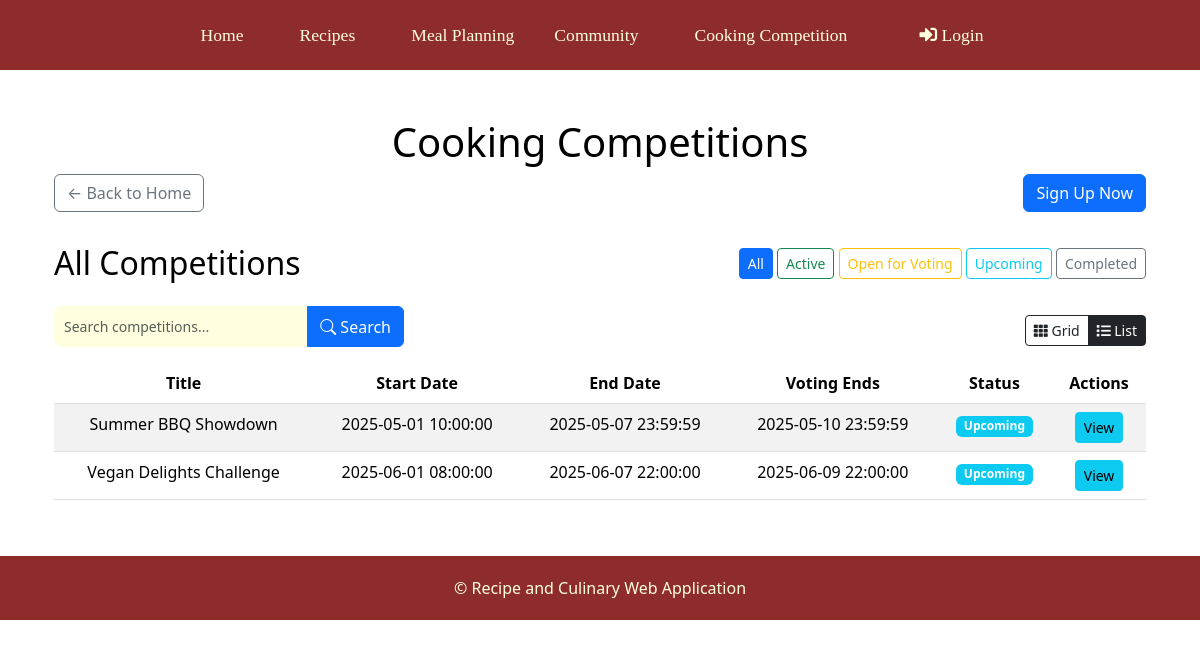
Page /cooking_competition?page=competitions&view=list on the earlier database version.
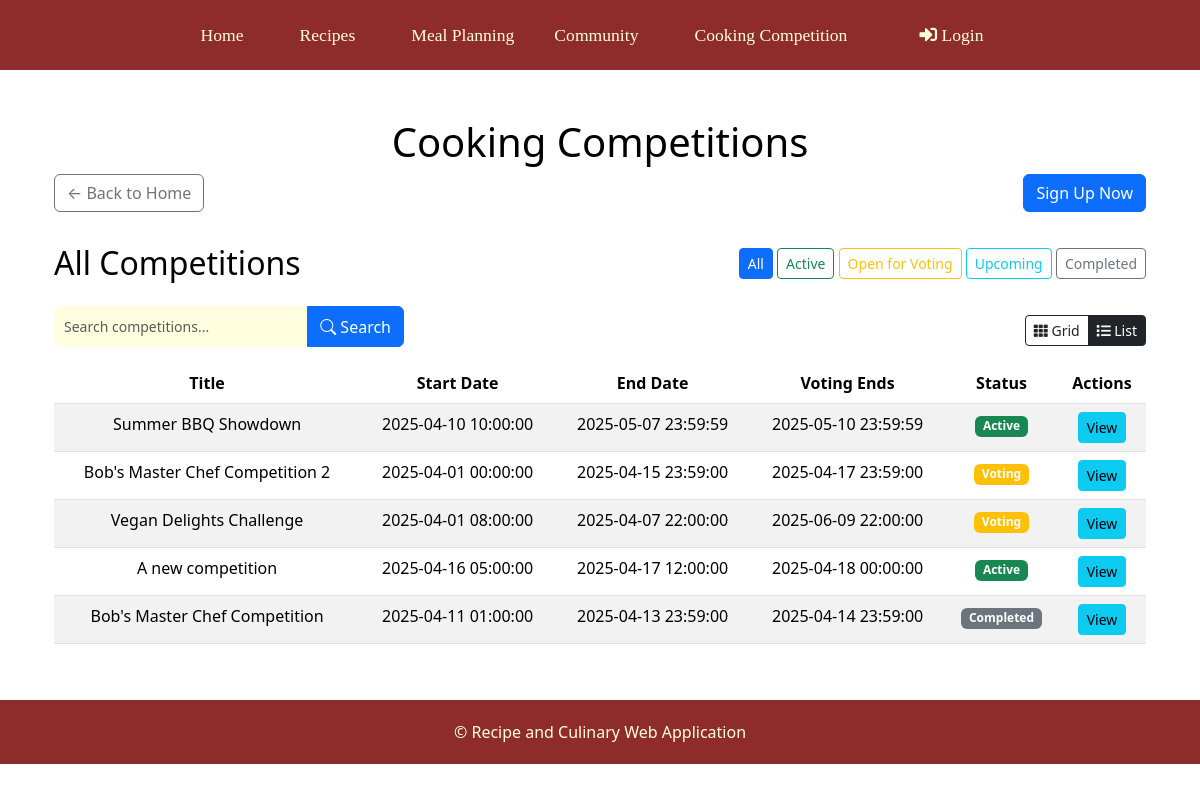
Same page on the later database version.
### tables this page shows
CREATE TABLE `competitions` (
  `id` int(11) NOT NULL,
  `title` text NOT NULL,
  `description` text NOT NULL,
  `image` text DEFAULT NULL,
  `start_date` datetime NOT NULL,
  `end_date` datetime NOT NULL,
  `voting_end_date` datetime NOT NULL,
  `status` enum('upcoming','active','voting','completed') DEFAULT 'upcoming',
  `created_by` int(11) NOT NULL,
  `created_at` timestamp NOT NULL DEFAULT current_timestamp()
);

### cooking_competition/models/Competition.php (called while the page is built, shortened)
<?php
class Competition {
    private $conn;
    private $table = 'competitions';
    public function __construct($db) {
        $this->conn = $db;
    }
    public function get_all($limit = null) {
        $query = "SELECT c.*,
                  (SELECT COUNT(*) FROM competition_recipes WHERE competition_id = c.id) as recipe_count
                  FROM {$this->table} c
                  ORDER BY
                  CASE
                    WHEN c.status = 'active' THEN 1
                    WHEN c.status = 'voting' THEN 2
                    ELSE 3
                  END,
                  c.created_at ASC";
        if ($limit) {
            $query .= " LIMIT ?";
            $stmt = $this->conn->prepare($query);
            $stmt->bind_param('i', $limit);
        } else {
            $stmt = $this->conn->prepare($query);
        }
        $stmt->execute();
        $result = $stmt->get_result();
        $competitions = [];
        while ($row = $result->fetch_assoc()) {
            $competitions[] = $row;
        }
        return $competitions;
    }
}
?>

### cooking_competition/views/competitions/list.php (the view, shortened to what this page needs)
<div class="table-responsive">
    <table class="table table-striped">
        <thead>
            <tr>
                <th>Title</th>
                <th>Start Date</th>
                <th>End Date</th>
                <th>Voting Ends</th>
                <th>Status</th>
                <th>Actions</th>
            </tr>
        </thead>
        <tbody>
            <?php foreach ($competitions as $comp): ?>
                <tr>
                    <td><?= htmlspecialchars($comp['title']) ?></td>
                    <td><?= htmlspecialchars($comp['start_date']) ?></td>
                    <td><?= htmlspecialchars($comp['end_date']) ?></td>
                    <td><?= htmlspecialchars($comp['voting_end_date']) ?></td>
                    <td>
                        <?php
                        $now = new DateTime();
                        $start = new DateTime($comp['start_date']);
                        $end = new DateTime($comp['end_date']);
                        $voting_end = new DateTime($comp['voting_end_date']);
                        if ($now < $start) {
                            echo '<span class="badge bg-info">Upcoming</span>';
                        } elseif ($now >= $start && $now <= $end) {
                            echo '<span class="badge bg-success">Active</span>';
                        } elseif ($now > $end && $now <= $voting_end) {
                            echo '<span class="badge bg-warning">Voting</span>';
                        } else {
                            echo '<span class="badge bg-secondary">Completed</span>';
                        }
                        ?>
                    </td>
                    <td>
                        <a href="index.php?page=competitions&action=view&id=<?= $comp['id'] ?>" class="btn btn-sm btn-info">View</a>
                    </td>
                </tr>
            <?php endforeach; ?>
        </tbody>
    </table>
</div>

### cooking_competition/views/partials/header.php (shortened to what this page needs)
<!DOCTYPE html>
<html lang="en">
<head>
    <link rel="stylesheet" href="https://cdnjs.cloudflare.com/ajax/libs/font-awesome/5.15.4/css/all.min.css">
    <link rel="stylesheet" href="../styles.css">
    <link rel="stylesheet" href="assets/css/styles.css">
    <link rel="stylesheet" href="https://cdn.jsdelivr.net/npm/bootstrap-icons@1.11.3/font/bootstrap-icons.min.css">
    <link rel="stylesheet" href="https://cdn.jsdelivr.net/npm/bootstrap@5.3.5/dist/css/bootstrap.min.css">
</head>
<body>
    <?php include_once('../header.php'); ?>
    <main>
        <div class="container mt-2">

### header.php (shortened to what this page needs)
<header>
    <nav>
        <ul>
            <?php $base_path = '/recipe culinary'; ?>
            <li> <a href="<?= $base_path ?>">Home</a> </li>
            <div class="dropdown">
                <li> <a href="<?= $base_path ?>/recipes">Recipes</a> </li>
            </div>
            <li> <a href="<?= $base_path ?>/meal_planner/meal_planner_page.php">Meal Planning</a> </li>
            <li> <a href="<?= $base_path ?>/community/discussions/list.php">Community</a> </li>
            <div class="dropdown">
                <li> <a href="<?= $base_path ?>/cooking_competition">Cooking Competition</a> </li>
            </div>
            <div class="dropdown">
                <?php if (isset($_SESSION['user_id'])): ?>
                    <li> <a href="<?= $base_path ?>/users"><i class="fas fa-user"></i></a> </li>
                    <div class="dropdown-content">
                        <a href="<?= $base_path ?>/users">Profile</a>
                        <a href="<?= $base_path ?>/users/logout.php">Logout</a>
                    </div>
                <?php else: ?>
                    <li> <a href="<?= $base_path ?>/users"><i class="fas fa-sign-in-alt"></i> Login</a> </li>
                <?php endif; ?>
            </div>
        </ul>
    </nav>
</header>

### cooking_competition/index.php (shortened to what this page needs)
<?php
require_once '../database.php';
require_once 'models/Competition.php';
require_once 'models/Vote.php';
require_once 'controllers/CompetitionController.php';
$page = isset($_GET['page']) ? $_GET['page'] : 'home';
$action = isset($_GET['action']) ? $_GET['action'] : 'index';
$logged_in = isset($_SESSION['user_id']);
include 'views/partials/header.php';
if ($page == 'competitions') {
    $competition_controller = new CompetitionController($conn);
    $competition_controller->handle_request($action);
} else {
    include 'views/home.php';
}
include 'views/partials/footer.php';
?>

### cooking_competition/controllers/CompetitionController.php (shortened to what this page needs)
<?php
class CompetitionController {
    private $competition;
    public function __construct($conn) {
        $this->competition = new Competition($conn);
    }
    public function handle_request($action) {
        switch ($action) {
            default:
                $this->list_competitions();
                break;
        }
    }
    private function list_competitions() {
        $status = $_GET['status'] ?? 'all';
        $this->competition->update_status();
        if ($status) {
            if ($status === 'active') {
                $competitions = $this->competition->get_by_status('active');
            } elseif ($status === 'voting') {
                $competitions = $this->competition->get_by_status('voting');
            } elseif ($status === 'completed') {
                $competitions = $this->competition->get_by_status('completed');
            } elseif ($status === 'upcoming') {
                $competitions = $this->competition->get_by_status('upcoming');
            } else {
                $competitions = $this->competition->get_all();
            }
        } else {
            $competitions = $this->competition->get_all();
        }
        global $logged_in;
        include 'views/competitions/index.php';
    }
}
?>

### cooking_competition/views/competitions/index.php (shortened to what this page needs)
<div class="container">
    <h1>Cooking Competitions</h1>
    <div class="row mb-3 action-buttons d-flex align-items-center">
        <div class="col-auto me-auto">
            <a href="index.php" class="btn btn-outline-secondary">← Back to Home</a>
        </div>
        <div class="col-auto">
            <?php if (!$logged_in): ?>
                <a href="../users/login.php" class="btn btn-primary">Sign Up Now</a>
            <?php else: ?>
                <a href="index.php?page=competitions&action=create" class="btn btn-success">+ Create Competition</a>
            <?php endif; ?>
        </div>
    </div>
    <?php
    $status = $_GET['status'] ?? 'all';
    $currentView = 'grid';
    if (isset($_GET['view'])) {
        $currentView = $_GET['view'];
    } elseif (isset($_COOKIE['competition_view'])) {
        $currentView = $_COOKIE['competition_view'];
    } else {
        $_COOKIE['competition_view'] = $currentView;
    }
    $currentPage = 'competitions';
    ?>
    <?php include_once 'filter_buttons.php'; ?>
    <div class="row">
        <div class="col-md-8">
            <form action="index.php" method="GET" class="mb-3">
                <div class="input-group">
                    <input type="text" name="search" class="form-control" placeholder="Search competitions..." value="<?= isset($_GET['search']) ? htmlspecialchars($_GET['search']) : '' ?>">
                    <button class="btn btn-primary" type="submit">
                        <i class="bi bi-search"></i> Search
                    </button>
                </div>
            </form>
        </div>
        <div class="col-md-4 d-flex justify-content-end align-items-center">
            <?php include_once 'switch_view.php'; ?>
        </div>
    </div>
    <?php if (empty($competitions)): ?>
        <div class="alert alert-primary" role="alert">
            No competitions available at this time.
        </div>
    <?php else:
        if ($currentView == 'grid') {
            include_once 'grid.php';
        } else {
            include_once 'list.php';
        }
    endif; ?>
</div>

### cooking_competition/views/competitions/filter_buttons.php
<div class="quick-nav mb-2">
    <div class="d-flex justify-content-between align-items-center">
        <h2 id="competition-status-label" class="my-3"><?=ucwords($status) ?> Competitions</h2>
        <div class="competition-filters">
            <a href="?page=<?= $currentPage ?>&status=all#competition-status-label" class="btn <?= $status == 'all' ? 'btn-primary' : 'btn-outline-primary' ?> btn-sm">All</a>
            <a href="?page=<?= $currentPage ?>&status=active#competition-status-label" class="btn <?= $status == 'active' ? 'btn-success' : 'btn-outline-success' ?> btn-sm">Active</a>
            <a href="?page=<?= $currentPage ?>&status=voting#competition-status-label" class="btn <?= $status == 'voting' ? 'btn-warning' : 'btn-outline-warning' ?> btn-sm">Open for Voting</a>
            <a href="?page=<?= $currentPage ?>&status=upcoming#competition-status-label" class="btn <?= $status == 'upcoming' ? 'btn-info' : 'btn-outline-info' ?> btn-sm">Upcoming</a>
            <a href="?page=<?= $currentPage ?>&status=completed#competition-status-label" class="btn <?= $status == 'completed' ? 'btn-secondary' : 'btn-outline-secondary' ?> btn-sm">Completed</a>
        </div>
    </div>
</div>

### cooking_competition/views/competitions/switch_view.php
<div class="view-toggle text-end mb-2">
    <div class="btn-group" role="group">
        <a href="?page=<?=$currentPage ?>&view=grid" class="btn btn-sm <?= $currentView == 'grid' ? 'btn-dark' : 'btn-outline-dark' ?>">
            <i class="fas fa-th"></i> Grid
        </a>
        <a href="?page=<?=$currentPage ?>&view=list" class="btn btn-sm <?= $currentView == 'list' ? 'btn-dark' : 'btn-outline-dark' ?>">
            <i class="fas fa-list"></i> List
        </a>
    </div>
</div>

### cooking_competition/views/partials/footer.php (shortened to what this page needs)
</div>
    </main>
    <?php include_once '../footer.php'; ?>
</body>
</html>

### footer.php (shortened to what this page needs)
<footer>
    <p>&copy; Recipe and Culinary Web Application</p>
</footer>

### styles.css (style rules this page uses)
html, body { height: 100%; margin: 0; padding: 0; font-family: 'Times New Roman', Times, serif; background-position: center; background-repeat: no-repeat; display: block; flex-direction: column; }
.container { width: 100%; margin: 0 auto; padding: 20px; text-align: center; max-width: 1000px; color:black; }
h2 { text-align: center; font-size: 36px; margin-bottom: 30px; }
form { display: grid; grid-template-columns: 1fr 1fr; grid-gap: 20px; }
input[type="text"], textarea, select, input[type="file"] { width: 100%; padding: 10px; border: none; border-radius: 8px; background-color: lightyellow; color: #4B1E0C; font-size: 14px; }
button { background-color: #8E2C2B; color: lightyellow; border: none; padding: 15px; font-size: 16px; border-radius: 10px; cursor: pointer; grid-column: 1 / span 2; margin-top: 10px; font-family: 'Times New Roman', Times, serif; }
nav ul { list-style: none; padding: 0; margin: 0; display: flex; justify-content: center; align-items: center; height: 70px; background-color: #8E2C2B; position: relative; }
nav ul li { position: relative; margin: 0 20px; }
nav ul li a { color: lightyellow; text-decoration: none; font-size: 1.1em; font-family: 'Didot', serif; text-align: center; display: block; }
.dropdown { float: left; overflow: hidden; }
.dropdown { font-size: 16px; border: none; outline: none; color: lightyellow; padding: 14px 16px; background-color: inherit; font-family: inherit; margin: 0; }
.container { max-width: 1000px; margin: 0 auto; padding: 20px; text-align: center; }
footer { background-color: #8E2C2B; text-align: center; padding: 20px; color: lightyellow; width: 100%; margin-top: auto; }
footer p { margin: 0; }

Differences in the rows shown:
changed competitions "Summer BBQ Showdown": start_date "2025-05-01 10:00:00" → "2025-04-10 10:00:00"; start_date "Upcoming" → "Active"
added competitions: title "Bob's Master Chef Competition 2", start_date "2025-04-01 00:00:00", end_date "2025-04-15 23:59:00", voting_end_date "2025-04-17 23:59:00", shows "Voting"
changed competitions "Vegan Delights Challenge": start_date "2025-06-01 08:00:00" → "2025-04-01 08:00:00"; end_date "2025-06-07 22:00:00" → "2025-04-07 22:00:00"; start_date "Upcoming" → "Voting"
added competitions: title "A new competition", start_date "2025-04-16 05:00:00", end_date "2025-04-17 12:00:00", voting_end_date "2025-04-18 00:00:00", shows "Active"
added competitions: title "Bob's Master Chef Competition", start_date "2025-04-11 01:00:00", end_date "2025-04-13 23:59:00", voting_end_date "2025-04-14 23:59:00", shows "Completed"
